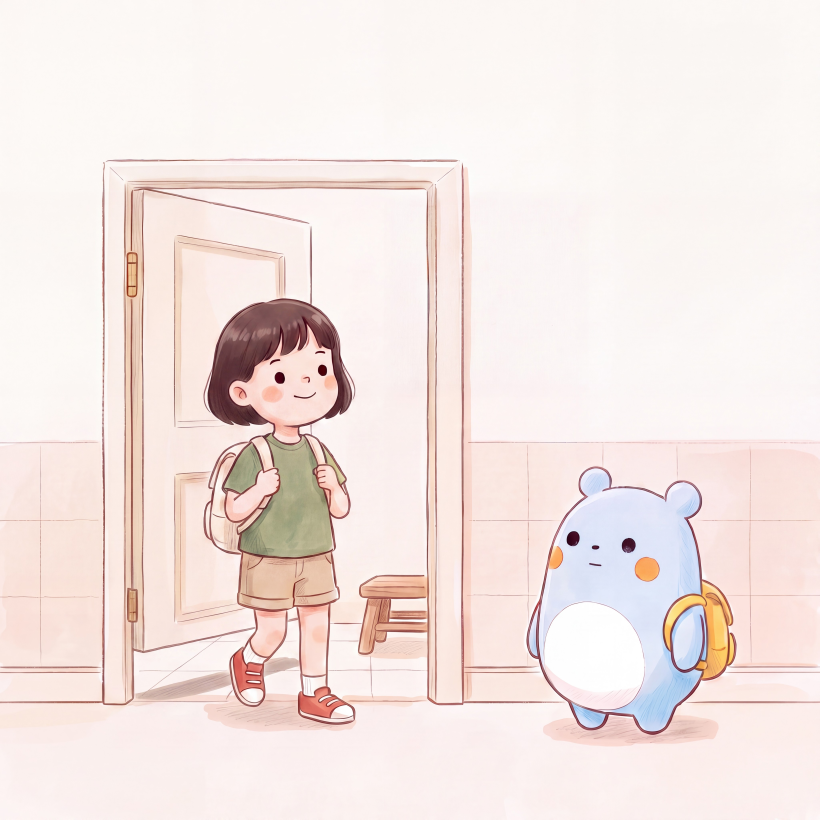
#> input picture docs/絵本KDP_画像/S13_ドアがあく.jpg, 4096 x 4096 px, found by its file name (shown at 1/5 size)
$ python fix_S13.py
#> lines starting #> are read from the running program, lines starting #| are printed output that depends on the picture
# -*- coding: utf-8 -*-
"""P15 (S13_ドアがあく) の確定修正。生成AIは使わない。
   A) ドア下端を「短いドア」に直す（窓状の切り抜き＝下桟と縦の脚を消す）
   B) 壁を P14 と同じ「大きなタイル1種類」に直す（小タイルの帯を消す）
"""
import numpy as np
from PIL import Image

SRC = "docs/絵本KDP_画像/S13_ドアがあく.jpg"   # ※実行は「修正前」の画像に対して行うこと
OUT = "p15_fixed.png"

orig = np.asarray(Image.open(SRC).convert("RGB")).astype(np.float32)
a = orig.copy()
H, W, _ = a.shape
#> H = 4096; W = 4096

# ================================================================ A) ドア下端
# ドア下端の「窓のような切り抜き」を消す。下端の線は元のまま残し、
# その下にあった下桟の線と右の縦の脚を、床の画素を引き伸ばして消す。
D = lambda x: 3222.0 - 0.26 * (x - 1610.0)
X0, X1 = 1560, 2078

def src_off(x):
    if x <= 1840: return 60.0
    if x <= 1990: return 60.0 + (x - 1840) * (105.0 - 60.0) / 150.0
    return 105.0 + min(x - 1990, 76) * (150.0 - 105.0) / 76.0

def taper(x):
    l = min(1.0, (x - X0) / 48.0)
    r = min(1.0, (X1 - 1 - x) / 26.0)
    return max(0.0, min(l, r))

FAR = 430.0
for x in range(X0, X1):
    d = D(x)
    y0 = int(round(d + 7))
    ys = int(round(d + max(7.0, src_off(x) * taper(x))))
    yf = min(int(round(d + FAR)), H - 2)
    src = orig[ys:yf, x, :]
    m = yf - y0
    idx = (np.arange(m) / max(m - 1, 1) * (src.shape[0] - 1)).astype(int)
    a[y0:yf, x, :] = src[idx]

# 左右の継ぎ目を横方向にぼかす
for sx in (X0, X1 - 1):
    d = D(sx)
    for y in range(int(d) + 10, min(int(d + FAR), H - 2)):
        seg = a[y, sx - 26:sx + 26, :].copy()
        ker = np.ones(17) / 17.0
        for c in range(3):
            a[y, sx - 26:sx + 26, c] = np.convolve(
                np.pad(seg[:, c], (17, 17), mode="edge"), ker, mode="same")[17:-17]

# ================================================================ B) 壁
def smooth1d(v, k):
    ker = np.ones(k) / k
    pad = np.pad(v, (k, k), mode="edge")
    return np.convolve(pad, ker, mode="same")[k:-k]

WALL = [
    dict(x0=0,    x1=1370, top=lambda x: 1685.0,
         fri=lambda x: 1832.0 + 0.0393 * x,
         bot=lambda x: 2690.0 + 0.1900 * x,
         verts=[290, 680, 1070], pad=16, rows=3),
    dict(x0=3272, x1=4096, top=lambda x: 1694.0,
         fri=lambda x: 1905.0 + 0.0800 * (x - 3300),
         bot=lambda x: 3269.0 + 0.2027 * (x - 3300),
         verts=[3480, 3870], pad=62, rows=4),
]

# B-1 小タイルの帯を消す（帯の上の線は P14 と同じく1本だけ残す）
for w in WALL:
    xs = np.arange(w["x0"], w["x1"])
    base = np.zeros((len(xs), 3), np.float32)
    for i, x in enumerate(xs):
        f = int(round(w["fri"](x)))
        base[i] = np.median(orig[f + 70:f + 150, x, :], axis=0)
    for c in range(3):
        base[:, c] = smooth1d(base[:, c], 121)
    for i, x in enumerate(xs):
        t = int(round(w["top"](x))); f = int(round(w["fri"](x)))
        y0, y1 = t + 6, f + w["pad"]
        n = y1 - y0
        ramp = np.clip(np.linspace(0, 1, n) * 60, 0, 1)[:, None]  # 上端だけ少しなじませる
        a[y0:y1, x, :] = a[y0:y1, x, :] * (1 - ramp) + base[i][None, :] * ramp
        # 下側の継ぎ目をぼかす
        for k in range(20):
            wgt = 1.0 - k / 20.0
            y = y1 + k
            a[y, x, :] = a[y, x, :] * (1 - wgt * 0.85) + base[i] * (wgt * 0.85)
#> this loop made 2 passes

# B-2 P14 と同じ大きなタイルの目地を引く
DELTA = np.array([-24.0, -30.0, -38.0])
#> DELTA = [-24, -30, -38]

def is_wall(px):
    r, g, b = px[0], px[1], px[2]
    return ((r + g + b) / 3.0 > 203) and (r > b + 5) and (r > g + 2)

def stroke(y, x, wgt):
    if 0 <= y < H and 0 <= x < W and is_wall(a[y, x]):
        a[y, x, :] = np.clip(a[y, x, :] + DELTA * wgt, 0, 255)

for w in WALL:
    for x in range(w["x0"], w["x1"]):
        t, b = w["top"](x), w["bot"](x)
        for fr in [k / w["rows"] for k in range(1, w["rows"])]:
            c = t + (b - t) * fr
            for k in range(-3, 4):
                stroke(int(round(c)) + k, x, max(0.0, 1.0 - abs(k) / 3.6))
    for vx in w["verts"]:
        t, b = w["top"](vx), w["bot"](vx)
        for y in range(int(t) + 10, int(b) - 6):
            for k in range(-3, 4):
                stroke(y, vx + k, max(0.0, 1.0 - abs(k) / 3.6))
#> this loop made 2 passes

Image.fromarray(np.clip(a, 0, 255).astype(np.uint8)).save(OUT)
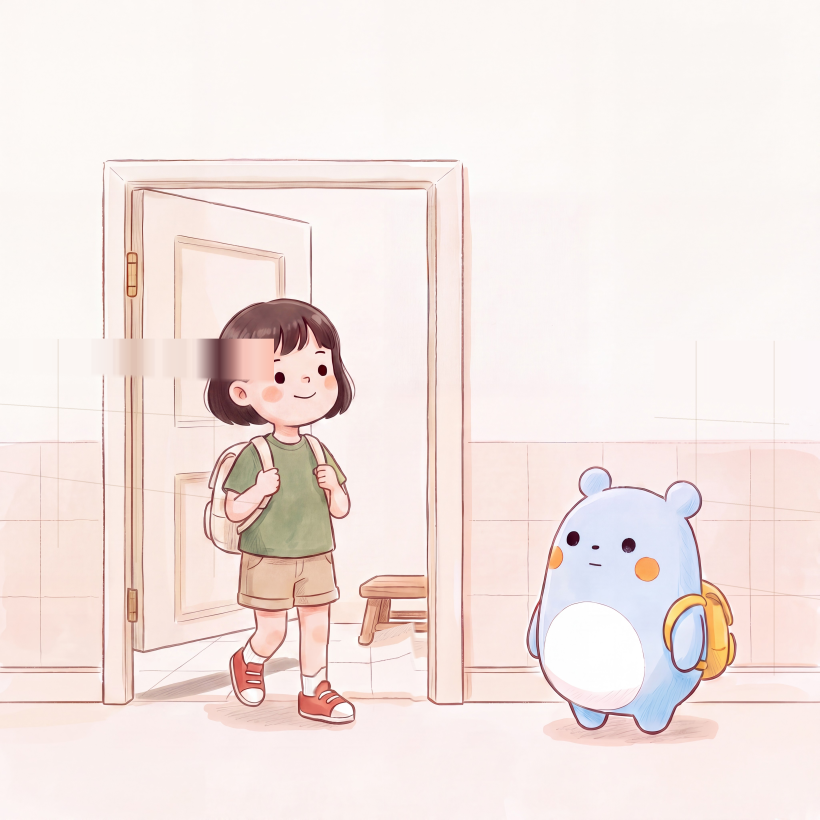
#> saved as p15_fixed.png: PIL image 4096x4096 RGB (shown at 1/5 size); mean R, G, B 243.7, 230.6, 226.9
print("saved", OUT)

$ run again, with docs/絵本KDP_画像/01_表表紙_正方形.jpg copied over docs/絵本KDP_画像/S13_ドアがあく.jpg
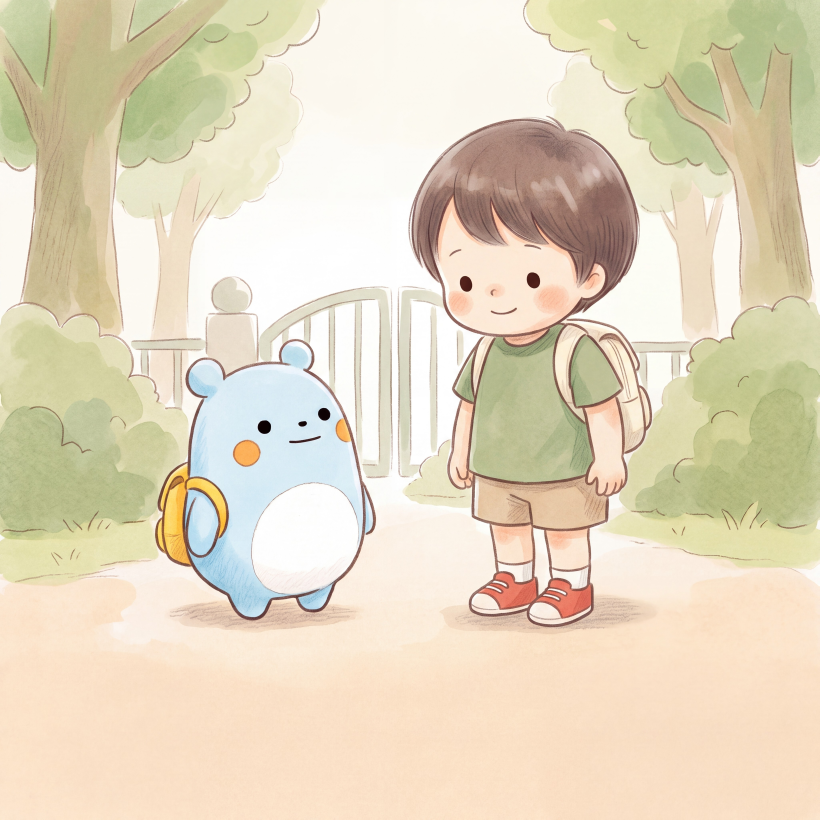
#> input picture docs/絵本KDP_画像/01_表表紙_正方形.jpg, 4096 x 4096 px, found by its file name (shown at 1/5 size)
#> the loop `for w in WALL:` made 2 passes
#> DELTA = [-24, -30, -38]
#> the loop `for w in WALL:` made 2 passes
#> `Image.fromarray(np.clip(a, 0, 255).astype(np.uint8)).save(OUT)`:
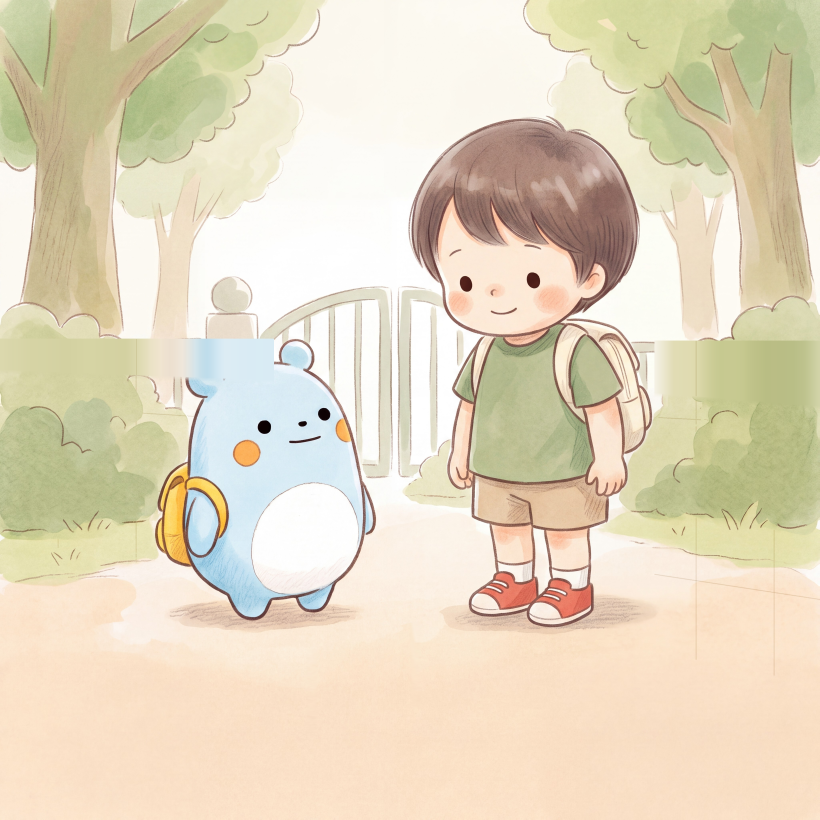
#> saved as p15_fixed.png: PIL image 4096x4096 RGB (shown at 1/5 size); mean R, G, B 227.6, 216.1, 191.1
